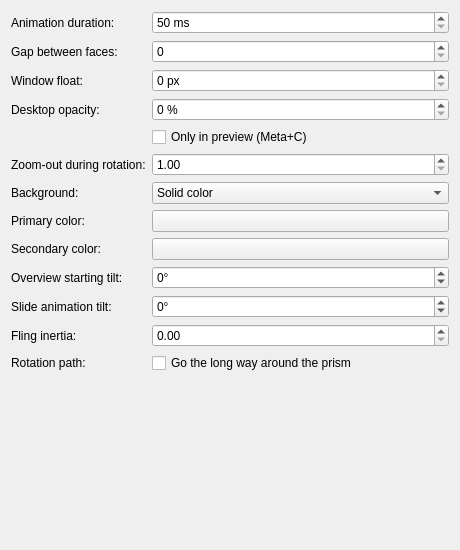
<?xml version="1.0" encoding="UTF-8"?>
<ui version="4.0">
 <class>PrismConfig</class>
 <widget class="QWidget" name="PrismConfig">
  <property name="geometry">
   <rect>
    <x>0</x>
    <y>0</y>
    <width>460</width>
    <height>550</height>
   </rect>
  </property>
  <layout class="QFormLayout" name="formLayout">
   <item row="0" column="0">
    <widget class="QLabel" name="durationLabel">
     <property name="text">
      <string>Animation duration:</string>
     </property>
    </widget>
   </item>
   <item row="0" column="1">
    <widget class="QSpinBox" name="kcfg_Duration">
     <property name="suffix">
      <string> ms</string>
     </property>
     <property name="minimum">
      <number>50</number>
     </property>
     <property name="maximum">
      <number>2000</number>
     </property>
     <property name="singleStep">
      <number>50</number>
     </property>
    </widget>
   </item>
   <item row="1" column="0">
    <widget class="QLabel" name="gapLabel">
     <property name="text">
      <string>Gap between faces:</string>
     </property>
    </widget>
   </item>
   <item row="1" column="1">
    <widget class="QDoubleSpinBox" name="kcfg_FaceDisplacement">
     <property name="decimals">
      <number>0</number>
     </property>
     <property name="minimum">
      <double>0.000000000000000</double>
     </property>
     <property name="maximum">
      <double>800.000000000000000</double>
     </property>
     <property name="singleStep">
      <double>10.000000000000000</double>
     </property>
    </widget>
   </item>
   <item row="2" column="0">
    <widget class="QLabel" name="floatLabel">
     <property name="text">
      <string>Window float:</string>
     </property>
    </widget>
   </item>
   <item row="2" column="1">
    <widget class="QDoubleSpinBox" name="kcfg_WindowFloat">
     <property name="suffix">
      <string> px</string>
     </property>
     <property name="decimals">
      <number>0</number>
     </property>
     <property name="minimum">
      <double>0.000000000000000</double>
     </property>
     <property name="maximum">
      <double>300.000000000000000</double>
     </property>
     <property name="singleStep">
      <double>5.000000000000000</double>
     </property>
     <property name="toolTip">
      <string>How far windowed windows sit in front of the prism. Overlapping windows and dialogs are spaced further out by stacking order. Maximized and fullscreen windows stay on the face.</string>
     </property>
    </widget>
   </item>
   <item row="3" column="0">
    <widget class="QLabel" name="desktopOpacityLabel">
     <property name="text">
      <string>Desktop opacity:</string>
     </property>
    </widget>
   </item>
   <item row="3" column="1">
    <widget class="QSpinBox" name="kcfg_DesktopOpacity">
     <property name="suffix">
      <string> %</string>
     </property>
     <property name="minimum">
      <number>0</number>
     </property>
     <property name="maximum">
      <number>100</number>
     </property>
     <property name="singleStep">
      <number>5</number>
     </property>
     <property name="toolTip">
      <string>Wallpaper opacity on each prism face. Lower values let you see windows on other desktops through the face. Maximized windows on a face stay solid.</string>
     </property>
    </widget>
   </item>
   <item row="4" column="1">
    <widget class="QCheckBox" name="kcfg_DesktopOpacityPreviewOnly">
     <property name="text">
      <string>Only in preview (Meta+C)</string>
     </property>
     <property name="toolTip">
      <string>When checked, wallpaper opacity is used only while the prism is open with Meta+C. Desktop switches stay fully opaque.</string>
     </property>
    </widget>
   </item>
   <item row="5" column="0">
    <widget class="QLabel" name="zoomLabel">
     <property name="text">
      <string>Zoom-out during rotation:</string>
     </property>
    </widget>
   </item>
   <item row="5" column="1">
    <widget class="QDoubleSpinBox" name="kcfg_DistanceFactor">
     <property name="decimals">
      <number>2</number>
     </property>
     <property name="minimum">
      <double>1.000000000000000</double>
     </property>
     <property name="maximum">
      <double>2.500000000000000</double>
     </property>
     <property name="singleStep">
      <double>0.050000000000000</double>
     </property>
     <property name="toolTip">
      <string>1.00 is the default zoom-out. Higher values pull the camera further back.</string>
     </property>
    </widget>
   </item>
   <item row="6" column="0">
    <widget class="QLabel" name="bgStyleLabel">
     <property name="text">
      <string>Background:</string>
     </property>
    </widget>
   </item>
   <item row="6" column="1">
    <widget class="QComboBox" name="kcfg_BackgroundStyle">
     <item>
      <property name="text">
       <string>Solid color</string>
      </property>
     </item>
     <item>
      <property name="text">
       <string>Vertical gradient</string>
      </property>
     </item>
     <item>
      <property name="text">
       <string>Radial glow</string>
      </property>
     </item>
     <item>
      <property name="text">
       <string>Horizon</string>
      </property>
     </item>
    </widget>
   </item>
   <item row="7" column="0">
    <widget class="QLabel" name="colorLabel">
     <property name="text">
      <string>Primary color:</string>
     </property>
    </widget>
   </item>
   <item row="7" column="1">
    <widget class="KColorButton" name="kcfg_BackgroundColor">
     <property name="flat">
      <bool>false</bool>
     </property>
    </widget>
   </item>
   <item row="8" column="0">
    <widget class="QLabel" name="color2Label">
     <property name="text">
      <string>Secondary color:</string>
     </property>
    </widget>
   </item>
   <item row="8" column="1">
    <widget class="KColorButton" name="kcfg_BackgroundColor2">
     <property name="flat">
      <bool>false</bool>
     </property>
    </widget>
   </item>
   <item row="9" column="0">
    <widget class="QLabel" name="overviewElevationLabel">
     <property name="text">
      <string>Overview starting tilt:</string>
     </property>
    </widget>
   </item>
   <item row="9" column="1">
    <widget class="QDoubleSpinBox" name="kcfg_OverviewElevation">
     <property name="suffix">
      <string>°</string>
     </property>
     <property name="decimals">
      <number>0</number>
     </property>
     <property name="minimum">
      <double>-60.000000000000000</double>
     </property>
     <property name="maximum">
      <double>60.000000000000000</double>
     </property>
     <property name="singleStep">
      <double>5.000000000000000</double>
     </property>
     <property name="toolTip">
      <string>Camera pitch when Meta+C opens. 0 is level. Drag with the mouse still tilts from there.</string>
     </property>
    </widget>
   </item>
   <item row="10" column="0">
    <widget class="QLabel" name="switchElevationLabel">
     <property name="text">
      <string>Slide animation tilt:</string>
     </property>
    </widget>
   </item>
   <item row="10" column="1">
    <widget class="QDoubleSpinBox" name="kcfg_SwitchElevation">
     <property name="suffix">
      <string>°</string>
     </property>
     <property name="decimals">
      <number>0</number>
     </property>
     <property name="minimum">
      <double>-60.000000000000000</double>
     </property>
     <property name="maximum">
      <double>60.000000000000000</double>
     </property>
     <property name="singleStep">
      <double>5.000000000000000</double>
     </property>
     <property name="toolTip">
      <string>Camera pitch while switching desktops left or right. 0 is level.</string>
     </property>
    </widget>
   </item>
   <item row="11" column="0">
    <widget class="QLabel" name="inertiaLabel">
     <property name="text">
      <string>Fling inertia:</string>
     </property>
    </widget>
   </item>
   <item row="11" column="1">
    <widget class="QDoubleSpinBox" name="kcfg_Inertia">
     <property name="decimals">
      <number>2</number>
     </property>
     <property name="minimum">
      <double>0.000000000000000</double>
     </property>
     <property name="maximum">
      <double>1.000000000000000</double>
     </property>
     <property name="singleStep">
      <double>0.050000000000000</double>
     </property>
     <property name="toolTip">
      <string>0 disables flicking. Higher values let a mouse flick keep the prism spinning longer.</string>
     </property>
    </widget>
   </item>
   <item row="12" column="0">
    <widget class="QLabel" name="rotateLabel">
     <property name="text">
      <string>Rotation path:</string>
     </property>
    </widget>
   </item>
   <item row="12" column="1">
    <widget class="QCheckBox" name="kcfg_RotateAllTheWay">
     <property name="text">
      <string>Go the long way around the prism</string>
     </property>
     <property name="toolTip">
      <string>Spin the long way around the current row instead of turning one face. Applies on the next desktop switch after Apply.</string>
     </property>
    </widget>
   </item>
  </layout>
 </widget>
 <customwidgets>
  <customwidget>
   <class>KColorButton</class>
   <extends>QPushButton</extends>
   <header>kcolorbutton.h</header>
  </customwidget>
 </customwidgets>
 <resources/>
 <connections/>
</ui>
